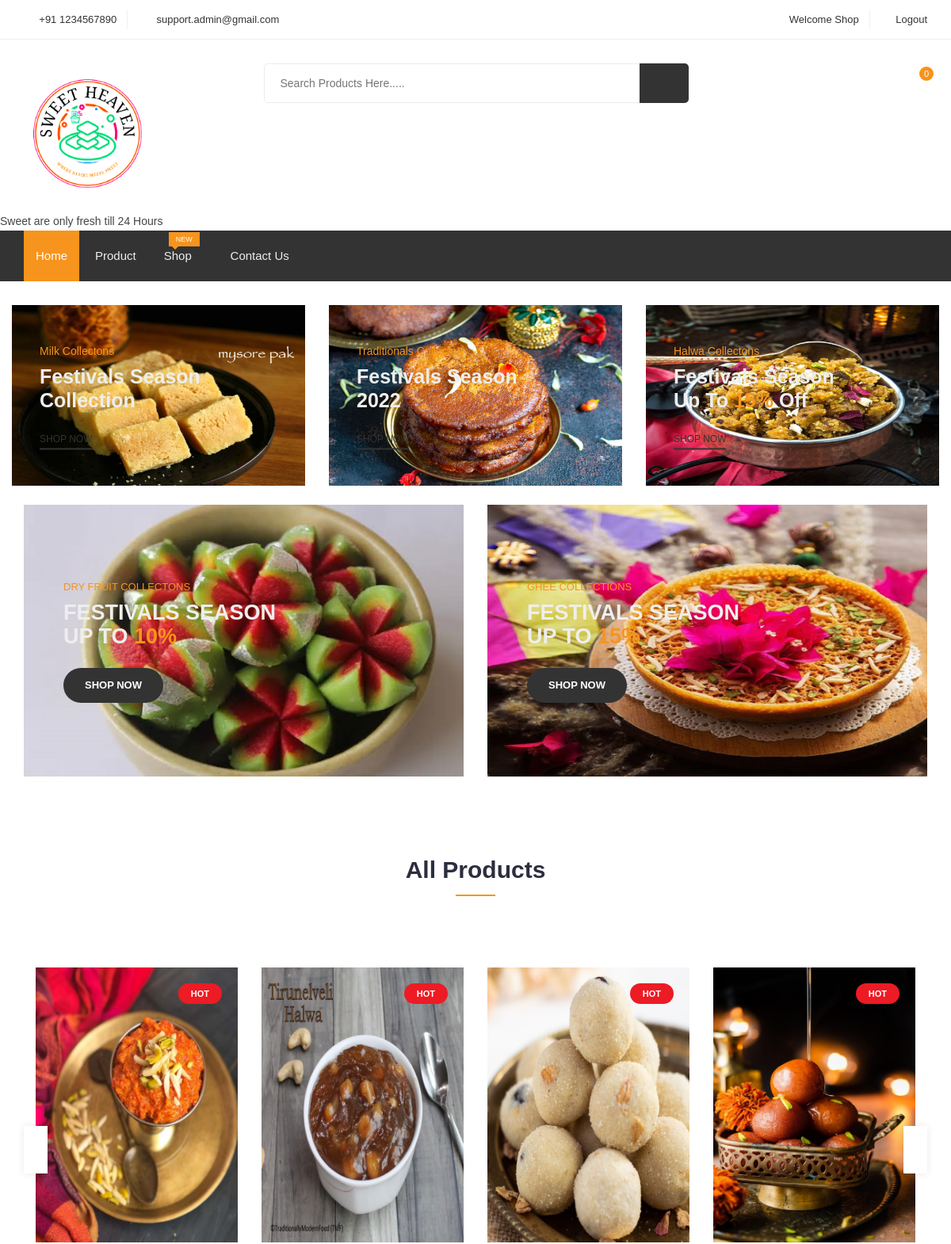
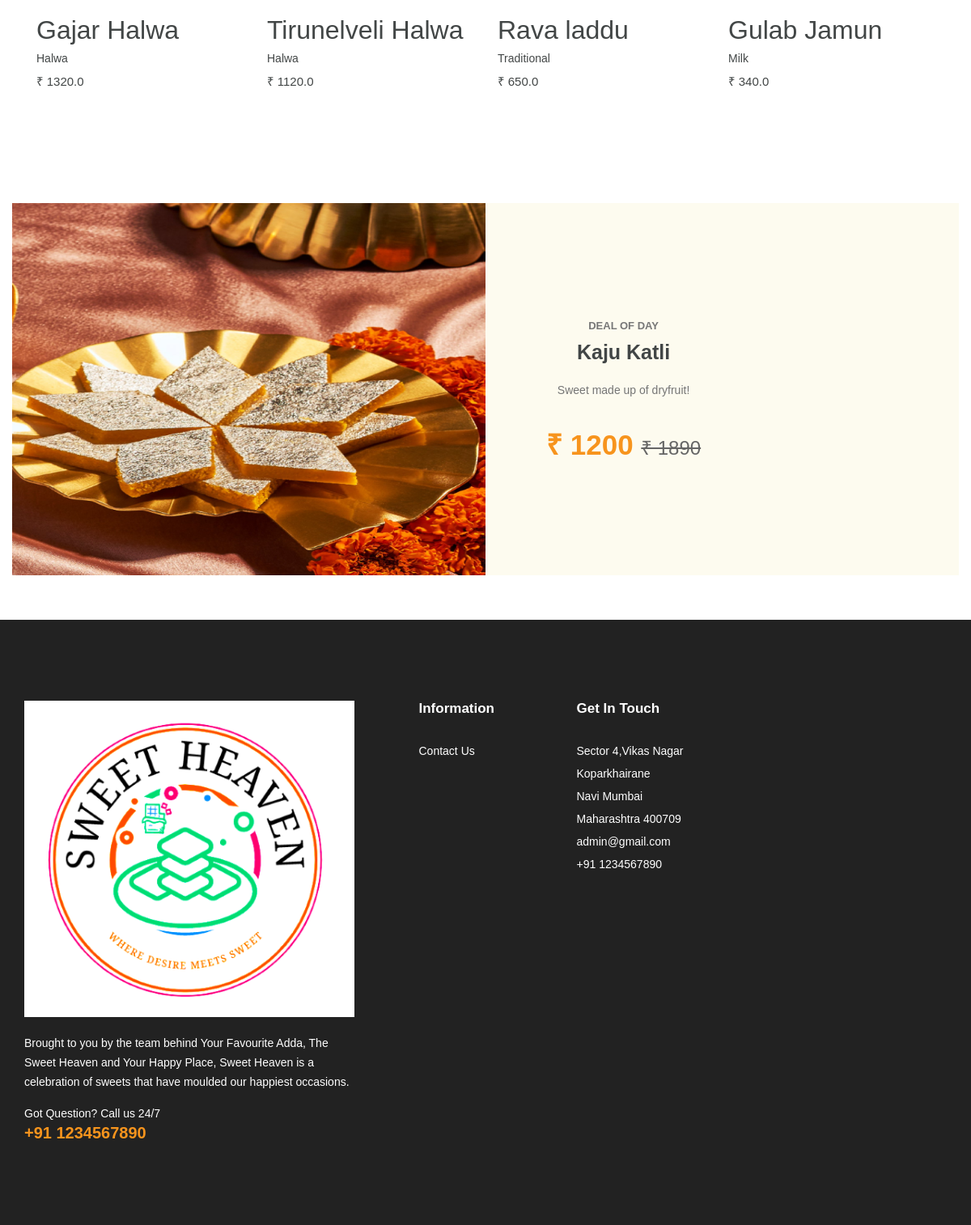
Screenshot of / (signed in) with the database file from the repository (2 pictures, top to bottom).
### core/models.py (models this page shows, shortened)
class Product(models.Model):
    name = models.CharField(max_length=100)
    shop = models.ForeignKey('Shop', on_delete=models.CASCADE,null=True)
    category = models.ForeignKey('Category', on_delete=models.CASCADE)
    desc = models.TextField()
    price = models.FloatField(default=0.0)
    product_available_count = models.IntegerField(default=0)
    image = models.ImageField(upload_to='images/')

class Category(models.Model):
    category_name = models.CharField(max_length=200)

### core/views.py (the view)
# urls.py: path('', views.index, name='index'),
def index(request):
    products = Product.objects.all()
    return render(request, 'core/index.html',{'products':products})

### templates/core/index.html (shortened to what this page needs)
<!DOCTYPE html>
{% load static %}
<html lang="zxx">
<head>
	<link rel="stylesheet" href="{% static 'css/bootstrap.css' %}">
    <link rel="stylesheet" href="{% static 'css/magnific-popup.min.css' %}">
    <link rel="stylesheet" href="{% static 'css/font-awesome.css' %}">
	<link rel="stylesheet" href="{% static 'css/jquery.fancybox.min.css' %}">
    <link rel="stylesheet" href="{% static 'css/themify-icons.css' %}">
    <link rel="stylesheet" href="{% static 'css/niceselect.css' %}">
    <link rel="stylesheet" href="{% static 'css/animate.css' %}">
    <link rel="stylesheet" href="{% static 'css/flex-slider.min.css' %}">
    <link rel="stylesheet" href="{% static 'css/owl-carousel.css' %}">
    <link rel="stylesheet" href="{% static 'css/slicknav.min.css' %}">
	<link rel="stylesheet" href="{% static 'css/reset.css' %}">
	<link rel="stylesheet" href="{% static 'style.css' %}">
    <link rel="stylesheet" href="{% static 'css/responsive.css' %}">
</head>
<body class="js">
<header class="header shop">
			<div class="topbar">
				<div class="container">
					<div class="row">
						<div class="col-lg-4 col-md-12 col-12">
							<div class="top-left">
								<ul class="list-main">
									<li><i class="ti-headphone-alt"></i> +91 1234567890</li>
									<li><i class="ti-email"></i> support.admin@gmail.com</li>
								</ul>
							</div>
						</div>
						<div class="col-lg-8 col-md-12 col-12">
						<div class="right-content">
							<ul class="list-main">
								{% if user.is_authenticated %}
								<li> <a href="#">Welcome {{user.username}}</a></li>
								<li><i class="ti-power-off"></i><a href="{% url 'user_logout' %}">Logout</a></li>
								{% else %}
								<li><i class="ti-power-off"></i><a href="{% url 'user_login' %}">Login</a></li>
								<li><i class="ti-power-off"></i><a href="{% url 'user_register' %}">Register</a></li>
	                            {% endif %}
							</ul>
						</div>
						</div>
					</div>
				</div>
			</div>
			<div class="middle-inner">
				<div class="container">
					<div class="row">
						<div class="col-lg-2 col-md-2 col-12">
							<div class="logo">
								<a href="index.html"><img src="{% static '/images/logo3.png' %}" alt="logo"></a>
							</div>
						</div>
						<div class="col-lg-8 col-md-7 col-12">
							<div class="search-bar-top">
								<div class="search-bar">
									<form action="/search/" method="get">
										<input placeholder="Search Products Here....." type="text" name="query" id="query">
										<button class="btnn"><i class="ti-search"></i></button>
									</form>
								</div>
							</div>
						</div>
						<div class="col-lg-2 col-md-3 col-12">
							<div class="right-bar">
								<div class="sinlge-bar shopping">
									<a href="#" class="single-icon"><i class="ti-bag"></i> <span class="total-count">{{request.session.cart|length}}</span></a>
									{% load cart_tag %}
								</div>
							</div>
						</div>
					</div>
				</div>
			</div>
	<marquee>Sweet are only fresh till 24 Hours</marquee>
			<div class="header-inner">
				<div class="container">
					<div class="cat-nav-head">
						<div class="row">
							<div class="col-12">
								<div class="menu-area">
									<nav class="navbar navbar-expand-lg">
										<div class="navbar-collapse">
											<div class="nav-inner">
												<ul class="nav main-menu menu navbar-nav">
													<li class="active"><a href="{% url 'index' %}">Home</a></li>
													<li class="#"><a href="{% url 'product' %}">Product</a></li>
													<li><a href="#">Shop<i class="ti-angle-down"></i><span class="new">New</span></a>
													</li>
													<li><a href="{% url 'contact' %}">Contact Us</a></li>
												</ul>
											</div>
										</div>
									</nav>
								</div>
							</div>
						</div>
					</div>
				</div>
			</div>
</header>
	<section class="small-banner section">
		<div class="container-fluid">
			<div class="row">
				<div class="col-lg-4 col-md-6 col-12">
					<div class="single-banner">
						<img src="{% static '/images/mysore-pak-1.png' %}">
						<div class="content">
							<p>Milk Collectons</p>
							<h3> Festivals season <br> collection</h3>
							<a href="{% url 'product' %}">Shop Now</a>
						</div>
					</div>
				</div>
				<div class="col-lg-4 col-md-6 col-12">
					<div class="single-banner">
						<img src="{% static '/images/thinai-adhirasam.png' %}" alt="#">
						<div class="content">
							<p>Traditionals Collecton</p>
							<h3>Festivals season <br> 2022</h3>
							<a href="{% url 'product' %}">Shop Now</a>
						</div>
					</div>
				</div>
				<div class="col-lg-4 col-12">
					<div class="single-banner tab-height">
						<img src="{% static '/images/moong-dal-halwa.png' %}" alt="#">
						<div class="content">
							<p>Halwa Collectons</p>
							<h3>Festivals season <br> Up to <span>15%</span> Off</h3>
							<a href="{% url 'product' %}">Shop Now</a>
						</div>
					</div>
				</div>
			</div>
		</div>
	</section>
<br>
	<section class="midium-banner">
		<div class="container">
			<div class="row">
				<div class="col-lg-6 col-md-6 col-12">
					<div class="single-banner">
						<img src="{% static '/images/images.png' %}" alt="#">
						<div class="content">
							<p>Dry fruit Collectons</p>
							<h3>Festivals season <br>Up to<span> 10%</span></h3>
							<a href="{% url 'product' %}">Shop Now</a>
						</div>
					</div>
				</div>
				<div class="col-lg-6 col-md-6 col-12">
					<div class="single-banner">
						<img src="{% static '/images/images (4)_2.png' %}" alt="#">
						<div class="content">
							<p>Ghee Collections</p>
							<h3>Festivals season <br> up to <span>15%</span></h3>
							<a href="{% url 'product' %}" class="btn">Shop Now</a>
						</div>
					</div>
				</div>
			</div>
		</div>
	</section>
	<div class="product-area most-popular section">
        <div class="container">
            <div class="row">
				<div class="col-12">
					<div class="section-title">
						<h2>All Products</h2>
					</div>
				</div>
            </div>
            <div class="row">
                <div class="col-12">
                    <div class="owl-carousel popular-slider">
						{% for product in products %}
						<div class="single-product">
							<div class="product-img">
								<a href="product-details.html">
									<img class="default-img" src="{{product.image.url}}" alt="#">
									<span class="out-of-stock">Hot</span>
								</a>
								<div class="button-head">
									<div class="product-action">
									</div>
								</div>
							</div>
							<div class="product-content">
								        <h2><a href="product-details.html">{{product.name}}</a></h2>
										<h3><a href="product-details.html">{{product.category.category_name}}</a></h3>
										<div class="product-price">
											<span>₹ {{product.price}}</span>
										</div>
							</div>
						</div>
						{% endfor %}
					</div>
                </div>
            </div>
        </div>
    </div>
	<section class="cown-down">
		<div class="section-inner ">
			<div class="container-fluid">
				<div class="row">
					<div class="col-lg-6 col-12 padding-right">
						<div class="image">
							<img src="{% static '/images/dryfruitsweet1.png' %}" alt="#">
						</div>
					</div>
					<div class="col-lg-6 col-12 padding-left">
						<div class="content">
							<div class="heading-block">
								<p class="small-title">Deal of day</p>
								<h3 class="title">Kaju Katli</h3>
								<p class="text">Sweet made up of dryfruit!</p>
								<h1 class="price">₹ 1200 <s>₹ 1890</s></h1>
							</div>
						</div>
					</div>
				</div>
			</div>
		</div>
	</section>
	<footer class="footer">
		<div class="footer-top section">
			<div class="container">
				<div class="row">
					<div class="col-lg-5 col-md-6 col-12">
						<div class="single-footer about">
							<div class="logo">
								<a href="index.html"><img src="{% static '/images/logo3.png' %}" alt="#"></a>
							</div>
							<p class="text">Brought to you by the team behind Your Favourite Adda, The Sweet Heaven and Your Happy Place, Sweet Heaven is a celebration of sweets that have moulded our happiest occasions.</p>
							<p class="call">Got Question? Call us 24/7<span><a href="tel:1234567890">+91 1234567890</a></span></p>
						</div>
					</div>
					<div class="col-lg-2 col-md-6 col-12">
						<div class="single-footer links">
							<h4>Information</h4>
							<ul>
								<li><a href="{% url 'contact' %}">Contact Us</a></li>
							</ul>
						</div>
					</div>
					<div class="col-lg-2 col-md-6 col-12">
						<div class="single-footer social">
							<h4>Get In Touch</h4>
							<div class="contact">
								<ul>
									<li>Sector 4,Vikas Nagar</li>
									<li>Koparkhairane</li>
									<li>Navi Mumbai</li>
									<li>Maharashtra 400709</li>
									<li>admin@gmail.com</li>
									<li>+91 1234567890</li>
								</ul>
							</div>
						</div>
					</div>
				</div>
			</div>
		</div>
	</footer>
</body>
</html>

### rows the page displays
Product: image (picture), name "Gajar Halwa", category.category_name "Halwa", price "1320.0"
Product: image (picture), name "Tirunelveli Halwa", category.category_name "Halwa", price "1120.0"
Product: image (picture), name "Rava laddu", category.category_name "Traditional", price "650.0"
Product: image (picture), name "Gulab Jamun", category.category_name "Milk", price "340.0"

### other values shown
{{ user.username }} "Shop"
{{ request.session.cart|length }} "0"
